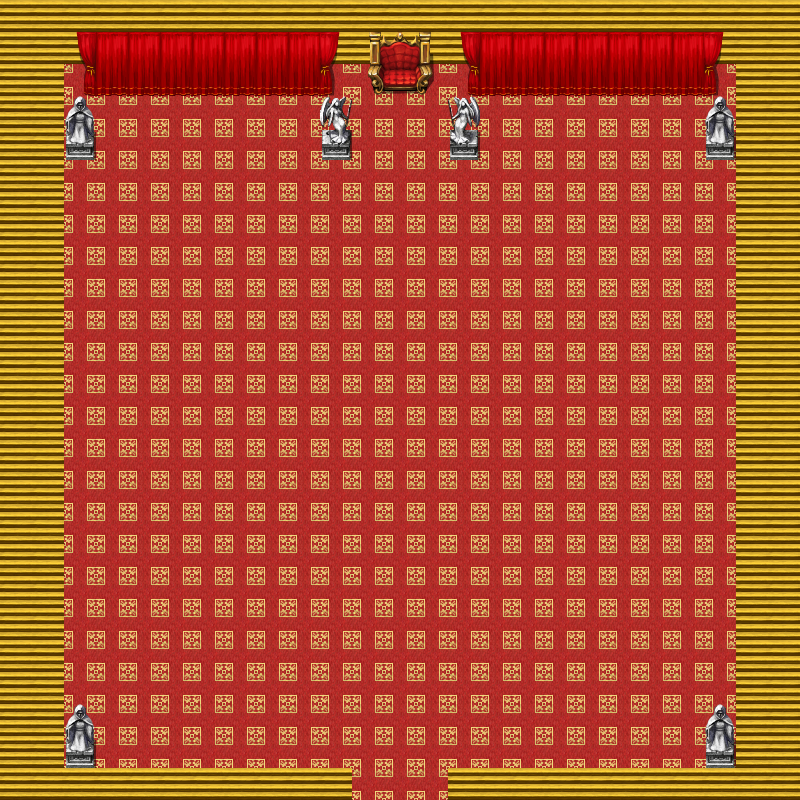

Rendered tile map (Tiled .tmx) drawn with the repository's tilesets; below, a short description and the map source with its tile grids summarised:
An orthogonal 25x25 tile map with 32x32 px tiles, 4 tile layers (Bloqueo, Base, Paredes, Detalles) and 1 object.

<map version="1.0" orientation="orthogonal" renderorder="left-up" width="25" height="25" tilewidth="32" tileheight="32" nextobjectid="2">
 <tileset firstgid="1" name="rpg_maker_vx_rtp_tileset_by_telles0808" tilewidth="32" tileheight="32" tilecount="2016" columns="32">
  <image source="../Tilesets/rpg_maker_vx_rtp_tileset_by_telles0808.png" width="1024" height="2016" />
 </tileset>
 <layer name="Bloqueo" width="25" height="25">
  <data>[625 cells, 193 non-empty, 1 distinct tile ids]</data>
 </layer>
 <layer name="Base" width="25" height="25">
  <data>[625 cells, 625 non-empty, 1 distinct tile ids]</data>
 </layer>
 <layer name="Paredes" width="25" height="25">
  <data>[625 cells, 160 non-empty, 1 distinct tile ids]</data>
 </layer>
 <layer name="Detalles" width="25" height="25">
  <data>[625 cells, 54 non-empty, 18 distinct tile ids]</data>
 </layer>
 <objectgroup name="Eventos">
  <object id="1" x="352" y="31" width="93" height="67">
   <properties>
    <property name="Clase" value="Trono" />
   </properties>
  </object>
 </objectgroup>
</map>
